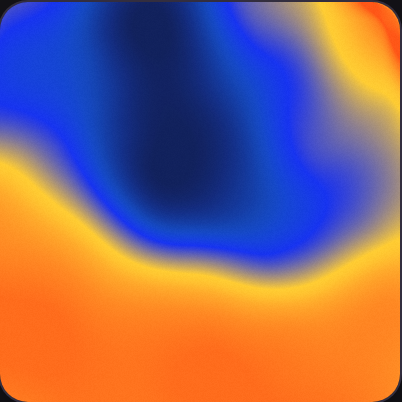
#> input picture .trellis/tasks/archive/2026-08/08-21-directional-exit-terminal-convergence-browser-lab-spike/research/directional-exit/evidence/developed.png, 402 x 402 px; its folder holds 4 pictures in this run
$ python compose-sequence.py
#> lines starting #> are read from the running program, lines starting #| are printed output that depends on the picture
from pathlib import Path
from PIL import Image, ImageDraw

root = Path(__file__).parent / "evidence"
items = [
    ("developed", "Developed"),
    ("convergence-onset", "Convergence onset"),
    ("exit-early", "Exit early"),
    ("exit-middle", "Exit middle"),
    ("exit-late", "Exit late"),
    ("upper-right-terminal", "Upper-right terminal"),
    ("terminal-just-before-zero", "Just before zero"),
    ("zero", "Zero"),
]
frames = [(Image.open(root / f"{name}.png").convert("RGB"), label) for name, label in items]
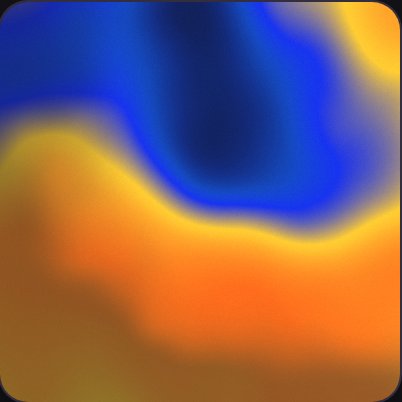
#> input picture .trellis/tasks/archive/2026-08/08-21-directional-exit-terminal-convergence-browser-lab-spike/research/directional-exit/evidence/convergence-onset.png, 402 x 402 px
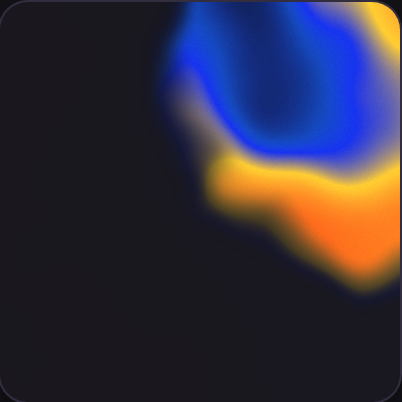
#> input picture .trellis/tasks/archive/2026-08/08-21-directional-exit-terminal-convergence-browser-lab-spike/research/directional-exit/evidence/exit-early.png, 402 x 402 px
#> (the run stopped early here; a loop or call above may not have finished)
